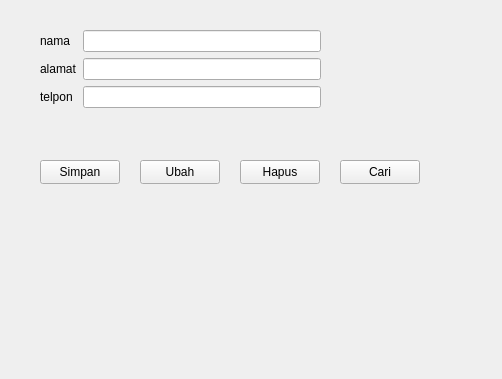
<?xml version="1.0" encoding="UTF-8"?>
<ui version="4.0">
 <class>FormPelanggan</class>
 <widget class="QWidget" name="FormPelanggan">
  <property name="geometry">
   <rect>
    <x>0</x>
    <y>0</y>
    <width>502</width>
    <height>379</height>
   </rect>
  </property>
  <property name="windowTitle">
   <string>Form</string>
  </property>
  <widget class="QWidget" name="formLayoutWidget">
   <property name="geometry">
    <rect>
     <x>40</x>
     <y>30</y>
     <width>281</width>
     <height>101</height>
    </rect>
   </property>
   <layout class="QFormLayout" name="formLayout">
    <item row="0" column="0">
     <widget class="QLabel" name="namaLabel">
      <property name="text">
       <string>nama</string>
      </property>
     </widget>
    </item>
    <item row="0" column="1">
     <widget class="QLineEdit" name="namaLineEdit"/>
    </item>
    <item row="1" column="0">
     <widget class="QLabel" name="alamatLabel">
      <property name="text">
       <string>alamat</string>
      </property>
     </widget>
    </item>
    <item row="1" column="1">
     <widget class="QLineEdit" name="alamatLineEdit"/>
    </item>
    <item row="2" column="0">
     <widget class="QLabel" name="telponLabel">
      <property name="text">
       <string>telpon</string>
      </property>
     </widget>
    </item>
    <item row="2" column="1">
     <widget class="QLineEdit" name="telponLineEdit"/>
    </item>
   </layout>
  </widget>
  <widget class="QPushButton" name="pushButton">
   <property name="geometry">
    <rect>
     <x>40</x>
     <y>160</y>
     <width>80</width>
     <height>24</height>
    </rect>
   </property>
   <property name="minimumSize">
    <size>
     <width>0</width>
     <height>24</height>
    </size>
   </property>
   <property name="text">
    <string>Simpan</string>
   </property>
  </widget>
  <widget class="QPushButton" name="pushButton_2">
   <property name="geometry">
    <rect>
     <x>140</x>
     <y>160</y>
     <width>80</width>
     <height>24</height>
    </rect>
   </property>
   <property name="text">
    <string>Ubah</string>
   </property>
  </widget>
  <widget class="QPushButton" name="pushButton_3">
   <property name="geometry">
    <rect>
     <x>240</x>
     <y>160</y>
     <width>80</width>
     <height>24</height>
    </rect>
   </property>
   <property name="text">
    <string>Hapus</string>
   </property>
  </widget>
  <widget class="QPushButton" name="pushButton_4">
   <property name="geometry">
    <rect>
     <x>340</x>
     <y>160</y>
     <width>80</width>
     <height>24</height>
    </rect>
   </property>
   <property name="text">
    <string>Cari</string>
   </property>
  </widget>
 </widget>
 <resources/>
 <connections/>
</ui>
